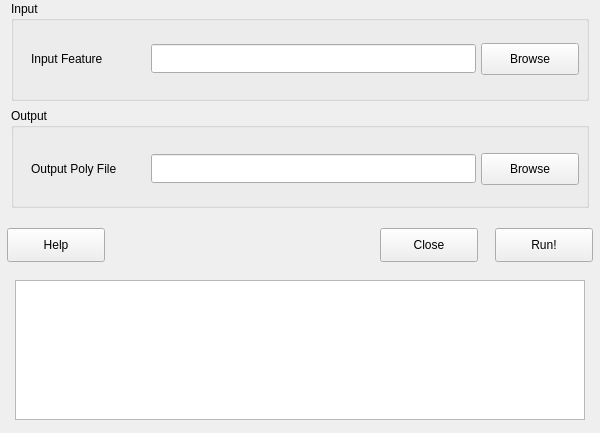
<?xml version="1.0" encoding="UTF-8"?>
<ui version="4.0">
 <class>GenerateShapeTopology</class>
 <widget class="QDialog" name="GenerateShapeTopology">
  <property name="geometry">
   <rect>
    <x>0</x>
    <y>0</y>
    <width>600</width>
    <height>433</height>
   </rect>
  </property>
  <property name="windowTitle">
   <string>Generate Shape Topology</string>
  </property>
  <widget class="QGroupBox" name="constrainingLayerButtonGroup">
   <property name="geometry">
    <rect>
     <x>11</x>
     <y>1</y>
     <width>578</width>
     <height>100</height>
    </rect>
   </property>
   <property name="title">
    <string>Input</string>
   </property>
   <widget class="QLabel" name="constrainingLayerLabel">
    <property name="geometry">
     <rect>
      <x>20</x>
      <y>42</y>
      <width>110</width>
      <height>32</height>
     </rect>
    </property>
    <property name="text">
     <string>Input Feature</string>
    </property>
    <property name="alignment">
     <set>Qt::AlignLeading|Qt::AlignLeft|Qt::AlignVCenter</set>
    </property>
   </widget>
   <widget class="QLineEdit" name="inputFileLineEdit">
    <property name="geometry">
     <rect>
      <x>140</x>
      <y>43</y>
      <width>325</width>
      <height>29</height>
     </rect>
    </property>
   </widget>
   <widget class="QPushButton" name="inputBrowseButton">
    <property name="geometry">
     <rect>
      <x>470</x>
      <y>42</y>
      <width>98</width>
      <height>32</height>
     </rect>
    </property>
    <property name="focusPolicy">
     <enum>Qt::TabFocus</enum>
    </property>
    <property name="text">
     <string>Browse</string>
    </property>
    <property name="autoDefault">
     <bool>false</bool>
    </property>
   </widget>
  </widget>
  <widget class="QGroupBox" name="outputButtonGroup">
   <property name="geometry">
    <rect>
     <x>11</x>
     <y>108</y>
     <width>578</width>
     <height>100</height>
    </rect>
   </property>
   <property name="title">
    <string>Output</string>
   </property>
   <widget class="QLabel" name="outputFileLabel">
    <property name="geometry">
     <rect>
      <x>20</x>
      <y>45</y>
      <width>120</width>
      <height>32</height>
     </rect>
    </property>
    <property name="text">
     <string>Output Poly File</string>
    </property>
    <property name="alignment">
     <set>Qt::AlignLeading|Qt::AlignLeft|Qt::AlignVCenter</set>
    </property>
   </widget>
   <widget class="QLineEdit" name="outputFileLineEdit">
    <property name="geometry">
     <rect>
      <x>140</x>
      <y>46</y>
      <width>325</width>
      <height>29</height>
     </rect>
    </property>
   </widget>
   <widget class="QPushButton" name="outputBrowseButton">
    <property name="geometry">
     <rect>
      <x>470</x>
      <y>45</y>
      <width>98</width>
      <height>32</height>
     </rect>
    </property>
    <property name="text">
     <string>Browse</string>
    </property>
    <property name="autoDefault">
     <bool>false</bool>
    </property>
   </widget>
  </widget>
  <widget class="QPushButton" name="cancelButton">
   <property name="geometry">
    <rect>
     <x>380</x>
     <y>228</y>
     <width>98</width>
     <height>34</height>
    </rect>
   </property>
   <property name="text">
    <string>Close</string>
   </property>
   <property name="autoDefault">
    <bool>false</bool>
   </property>
  </widget>
  <widget class="QPushButton" name="okButton">
   <property name="geometry">
    <rect>
     <x>495</x>
     <y>228</y>
     <width>98</width>
     <height>34</height>
    </rect>
   </property>
   <property name="text">
    <string>Run!</string>
   </property>
   <property name="autoDefault">
    <bool>false</bool>
   </property>
  </widget>
  <widget class="QPushButton" name="helpButton">
   <property name="geometry">
    <rect>
     <x>7</x>
     <y>228</y>
     <width>98</width>
     <height>34</height>
    </rect>
   </property>
   <property name="text">
    <string>Help</string>
   </property>
   <property name="autoDefault">
    <bool>false</bool>
   </property>
  </widget>
  <widget class="QTextBrowser" name="MessageLog" native="true">
   <property name="geometry">
    <rect>
     <x>15</x>
     <y>280</y>
     <width>570</width>
     <height>140</height>
    </rect>
   </property>
  </widget>
 </widget>
 <layoutdefault spacing="6" margin="11"/>
 <pixmapfunction>qPixmapFromMimeSource</pixmapfunction>
 <tabstops>
  <tabstop>inputFileLineEdit</tabstop>
  <tabstop>inputBrowseButton</tabstop>
  <tabstop>outputFileLineEdit</tabstop>
  <tabstop>outputBrowseButton</tabstop>
  <tabstop>cancelButton</tabstop>
  <tabstop>okButton</tabstop>
 </tabstops>
 <resources/>
 <connections/>
</ui>
